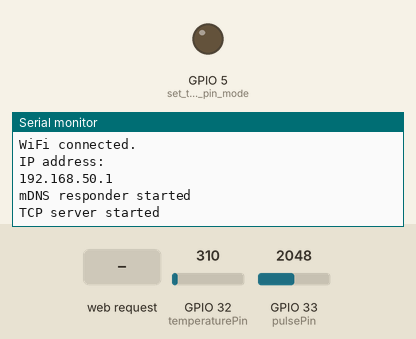
Simulated run of this sketch. Board: ESP32. Shown: output pins drawn as LEDs (lit = HIGH), the last lines printed to the serial monitor. The test bench sets the inputs (shaded band); at power-on: GPIO 32 (temperaturePin) = 310, GPIO 33 (pulsePin) = 2048. Random numbers use the default seed unless the sketch sets one.

Above: at 1.2 s.
1.3 s: HTTP request GET /H received
At 2.4 s:
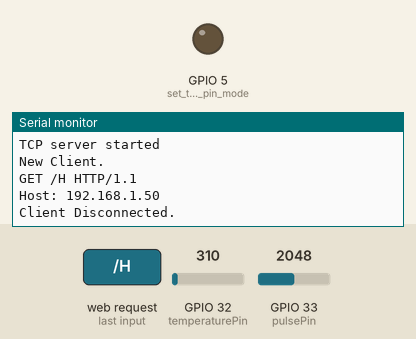
2.8 s: HTTP request GET /L received
At 3.6 s:
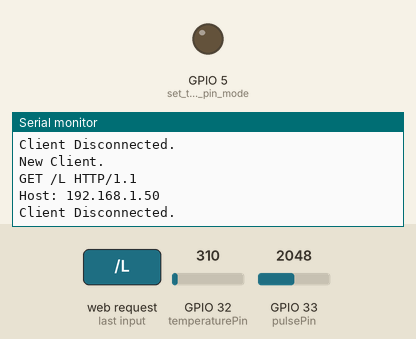

Measured:
- after the input at 1.3 s, the serial monitor: prints a new line at once (image 1)
- after the input at 2.8 s, the serial monitor: prints a new line at once (image 2)

The sketch:

ESP32SimpleWiFiServer.ino
```cpp
//Features to put in
//SmartConfig
//ESPNow
#include <WiFi.h>
#include <ArduinoJson.h>

const char* ssid     = "MoHsiNkaBacha";
const char* password = "ipodtouch123";
boolean ledStatus =false;
double temperature=0.00;
double pulse=0.00;
double obstacle=0.00;
double alcohol=0.00;
double temperature_now=0.00;
double pulse_now=0.00;
double obstacle_now=0.00;
double alcohol_now=0.00;
unsigned int temperaturePin=32;
unsigned int pulsePin=33;
unsigned int alcoholPin=31;
unsigned int obstaclePin=30;
WiFiServer server(80);

void setup()
{
    Serial.begin(115200);
    pinMode(5, OUTPUT);      // set the LED pin mode

    delay(10);

    // We start by connecting to a WiFi network

    Serial.println();
    Serial.println();
    Serial.print("Creating ");
    Serial.println(ssid);
    WiFi.mode(WIFI_AP_STA);
    IPAddress apLocalIp(192, 168, 50, 1);
    IPAddress apSubnetMask(255, 255, 255, 0);
    WiFi.softAPConfig(apLocalIp, apLocalIp, apSubnetMask);
    WiFi.softAP(ssid, password);
    //while (WiFi.status() != WL_CONNECTED) {
        //delay(500);
        //Serial.print(".");
    //}

    Serial.println("");
    Serial.println("WiFi connected.");
    Serial.println("IP address: ");
    Serial.println(WiFi.softAPIP());
    server.begin();
    startMDNS();

}

int value = 0;

void loop(){
 temperature_now=analogRead(temperaturePin);
 pulse_now=analogRead(pulsePin);
 obstacle_now=rand()/100;
 alcohol_now=rand()/100;

 WiFiClient client = server.available();   // listen for incoming clients

  if (client) {                             // if you get a client,
       handleClient(&client);
  }
}
```

Server.ino
```cpp
void handleClient(WiFiClient *client){
    Serial.println("New Client.");           // print a message out the serial port
    String currentLine = "";                // make a String to hold incoming data from the client
    while (client->connected()) {            // loop while the client's connected
      if (client->available()) {             // if there's bytes to read from the client,
        char c = client->read();             // read a byte, then
        Serial.write(c);                    // print it out the serial monitor
        if (c == '\n') {                    // if the byte is a newline character

          // if the current line is blank, you got two newline characters in a row.
          // that's the end of the client HTTP request, so send a response:
          if (currentLine.length() == 0) {
            // HTTP headers always start with a response code (e.g. HTTP/1.1 200 OK)
            // and a content-type so the client knows what's coming, then a blank line:
            client->println("HTTP/1.1 200 OK");
            client->println("Content-type:text/html");
            client->println();

            // the content of the HTTP response follows the header:
            //client->print("Click <a href=\"/H\">here</a> to turn the LED on pin 5 on.<br>");
            //client->print("Click <a href=\"/L\">here</a> to turn the LED on pin 5 off.<br>");
            temperature=temperature_now;
            pulse=pulse_now;
            obstacle=obstacle_now;
            alcohol=alcohol_now;
            client->print("Temp: ");
            client->print(temperature);
            client->print(" Pulse: ");
            client->print(pulse);
            client->print(" Obstc: ");
            client->print(obstacle);
            client->print(" Alkoh: ");
            client->print(alcohol);
            client->print(" End");
            // The HTTP response ends with another blank line:
            client->println();
            // break out of the while loop:
            break;
          } else {    // if you got a newline, then clear currentLine:
            currentLine = "";
          }
        } else if (c != '\r') {  // if you got anything else but a carriage return character,
          currentLine += c;      // add it to the end of the currentLine
        }

        // Check to see if the client request was "GET /H" or "GET /L":
        if (currentLine.endsWith("GET /H")) {
          ledStatus=true;
        }
        if (currentLine.endsWith("GET /L")) {
          ledStatus=false;
        }
      }
    }
    // close the connection:
    client->stop();
    Serial.println("Client Disconnected.");
}
```

mDNS.ino
```cpp
#include <ESPmDNS.h>

void startMDNS(){
    if (!MDNS.begin("esp32")) {
        Serial.println("Error setting up MDNS responder!");
        while(1) {
            delay(1000);
        }
    }
    Serial.println("mDNS responder started");

    // Start TCP (HTTP) server
    server.begin();
    Serial.println("TCP server started");

    // Add service to MDNS-SD
    MDNS.addService("http", "tcp", 80);
 }
```
